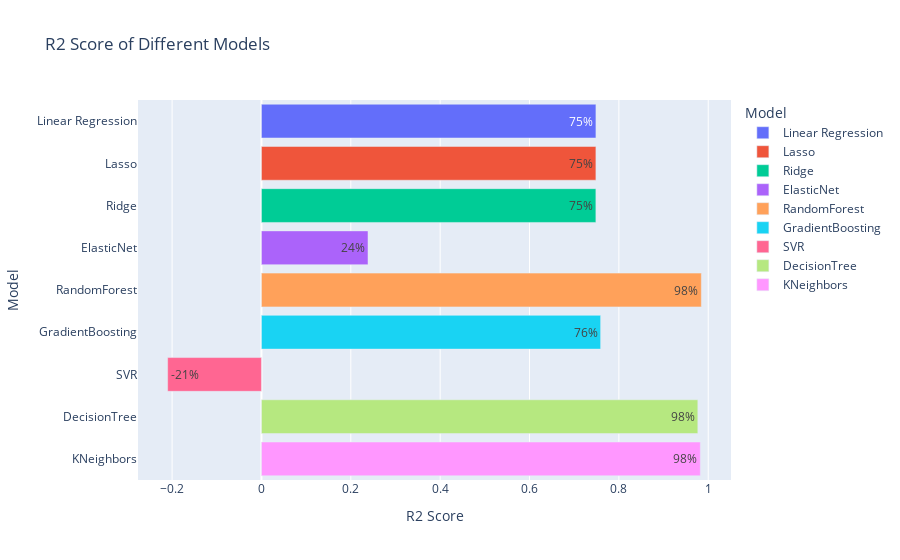

The cell this chart's notebook holds for it:
### Code cell
fig = px.bar(
    final_result,
    y='Model',
    x='R2 Score',
    color='Model',
    text_auto=',.0%',
    title='R2 Score of Different Models'
)
fig.show()

### Figure 1 — Plotly figure (JSON) as saved in the notebook; plotly's stock layout.template omitted (floating-point values rounded to 4 significant figures)
{"data": [{"alignmentgroup": "True", "hovertemplate": "Model=%{y}<br>R2 Score=%{x}<extra></extra>", "legendgroup": "Linear Regression", "marker": {"color": "#636efa", "pattern": {"shape": ""}}, "name": "Linear Regression", "offsetgroup": "Linear Regression", "orientation": "h", "showlegend": true, "textposition": "auto", "texttemplate": "%{x:,.0%}", "type": "bar", "x": [0.7487], "xaxis": "x", "y": ["Linear Regression"], "yaxis": "y"}, {"alignmentgroup": "True", "hovertemplate": "Model=%{y}<br>R2 Score=%{x}<extra></extra>", "legendgroup": "Lasso", "marker": {"color": "#EF553B", "pattern": {"shape": ""}}, "name": "Lasso", "offsetgroup": "Lasso", "orientation": "h", "showlegend": true, "textposition": "auto", "texttemplate": "%{x:,.0%}", "type": "bar", "x": [0.7486], "xaxis": "x", "y": ["Lasso"], "yaxis": "y"}, {"alignmentgroup": "True", "hovertemplate": "Model=%{y}<br>R2 Score=%{x}<extra></extra>", "legendgroup": "Ridge", "marker": {"color": "#00cc96", "pattern": {"shape": ""}}, "name": "Ridge", "offsetgroup": "Ridge", "orientation": "h", "showlegend": true, "textposition": "auto", "texttemplate": "%{x:,.0%}", "type": "bar", "x": [0.7485], "xaxis": "x", "y": ["Ridge"], "yaxis": "y"}, {"alignmentgroup": "True", "hovertemplate": "Model=%{y}<br>R2 Score=%{x}<extra></extra>", "legendgroup": "ElasticNet", "marker": {"color": "#ab63fa", "pattern": {"shape": ""}}, "name": "ElasticNet", "offsetgroup": "ElasticNet", "orientation": "h", "showlegend": true, "textposition": "auto", "texttemplate": "%{x:,.0%}", "type": "bar", "x": [0.2385], "xaxis": "x", "y": ["ElasticNet"], "yaxis": "y"}, {"alignmentgroup": "True", "hovertemplate": "Model=%{y}<br>R2 Score=%{x}<extra></extra>", "legendgroup": "RandomForest", "marker": {"color": "#FFA15A", "pattern": {"shape": ""}}, "name": "RandomForest", "offsetgroup": "RandomForest", "orientation": "h", "showlegend": true, "textposition": "auto", "texttemplate": "%{x:,.0%}", "type": "bar", "x": [0.9846], "xaxis": "x", "y": ["RandomForest"], "yaxis": "y"}, {"alignmentgroup": "True", "hovertemplate": "Model=%{y}<br>R2 Score=%{x}<extra></extra>", "legendgroup": "GradientBoosting", "marker": {"color": "#19d3f3", "pattern": {"shape": ""}}, "name": "GradientBoosting", "offsetgroup": "GradientBoosting", "orientation": "h", "showlegend": true, "textposition": "auto", "texttemplate": "%{x:,.0%}", "type": "bar", "x": [0.7592], "xaxis": "x", "y": ["GradientBoosting"], "yaxis": "y"}, {"alignmentgroup": "True", "hovertemplate": "Model=%{y}<br>R2 Score=%{x}<extra></extra>", "legendgroup": "SVR", "marker": {"color": "#FF6692", "pattern": {"shape": ""}}, "name": "SVR", "offsetgroup": "SVR", "orientation": "h", "showlegend": true, "textposition": "auto", "texttemplate": "%{x:,.0%}", "type": "bar", "x": [-0.2099], "xaxis": "x", "y": ["SVR"], "yaxis": "y"}, {"alignmentgroup": "True", "hovertemplate": "Model=%{y}<br>R2 Score=%{x}<extra></extra>", "legendgroup": "DecisionTree", "marker": {"color": "#B6E880", "pattern": {"shape": ""}}, "name": "DecisionTree", "offsetgroup": "DecisionTree", "orientation": "h", "showlegend": true, "textposition": "auto", "texttemplate": "%{x:,.0%}", "type": "bar", "x": [0.9767], "xaxis": "x", "y": ["DecisionTree"], "yaxis": "y"}, {"alignmentgroup": "True", "hovertemplate": "Model=%{y}<br>R2 Score=%{x}<extra></extra>", "legendgroup": "KNeighbors", "marker": {"color": "#FF97FF", "pattern": {"shape": ""}}, "name": "KNeighbors", "offsetgroup": "KNeighbors", "orientation": "h", "showlegend": true, "textposition": "auto", "texttemplate": "%{x:,.0%}", "type": "bar", "x": [0.9823], "xaxis": "x", "y": ["KNeighbors"], "yaxis": "y"}], "layout": {"barmode": "relative", "legend": {"title": {"text": "Model"}, "tracegroupgap": 0}, "title": {"text": "R2 Score of Different Models"}, "xaxis": {"anchor": "y", "domain": [0, 1], "title": {"text": "R2 Score"}}, "yaxis": {"anchor": "x", "categoryarray": ["KNeighbors", "DecisionTree", "SVR", "GradientBoosting", "RandomForest", "ElasticNet", "Ridge", "Lasso", "Linear Regression"], "categoryorder": "array", "domain": [0, 1], "title": {"text": "Model"}}}}
